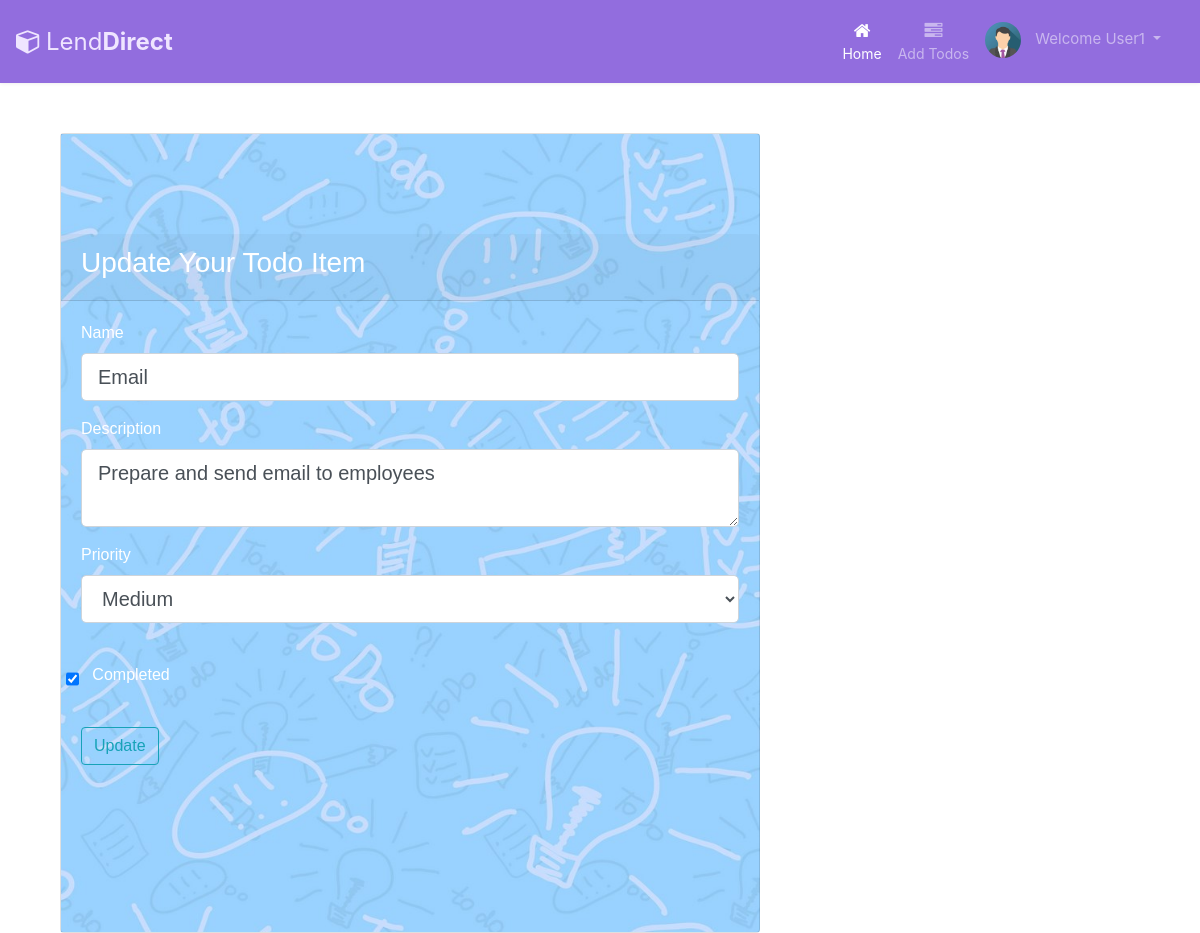
The page /1/update (signed in) on the database its author committed.
### flask_lenddirect/models.py (models this page shows, shortened)
class User(database.Model,UserMixin):
    id = database.Column(database.Integer, primary_key=True)
    userName = database.Column(database.String(20), unique=True, nullable=False)
    emailId = database.Column(database.String(120), unique=True, nullable=False)
    password = database.Column(database.String(60), nullable=False)
    todos = database.relationship('Todos', backref='owner', lazy=True)

class Todos(database.Model):
    id = database.Column(database.Integer, primary_key=True)
    name = database.Column(database.String(100), nullable=False)
    date_created = database.Column(database.DateTime, nullable=False, default=datetime.utcnow)
    description = database.Column(database.Text, nullable=False)
    completed=database.Column(database.Boolean, nullable=False,default=False )
    priority = database.Column(database.String(100),nullable=False)
    user_id = database.Column(database.Integer, database.ForeignKey('user.id'), nullable=False)
    updated_on = database.Column(database.DateTime, onupdate=datetime.utcnow)

### flask_lenddirect/routelinks.py (the view)
@app.route('/<todo_id>/update', methods=['GET', 'POST'])
@login_required
def update(todo_id):
    todo = Todos.query.get_or_404(todo_id)
    if todo.owner != current_user:
        abort(403)
    form = UpdateTaskForm()
    if form.validate_on_submit():
        todo.name = form.name.data
        todo.description = form.description.data
        todo.priority = form.priority.data
        todo.completed = form.completed.data
        database.session.commit()
        flash('Todo updated successfully', 'success')
        return redirect(url_for('getTodo', todo_id=todo.id))
    elif request.method == 'GET':
        form.name.data = todo.name
        form.description.data = todo.description
        form.priority.data = todo.priority
        form.completed.data = todo.completed
    return render_template('update_todos.html', title='Update',
                           form=form)

### flask_lenddirect/forms.py
class UpdateTaskForm(FlaskForm):
    name = StringField('Name',validators=[DataRequired()])
    description = TextAreaField('Description', validators=[DataRequired()])
    priority = SelectField('Priority',
                        choices=priorityChoices,validators=[DataRequired()])
    completed = BooleanField('Completed')
    submit = SubmitField('Update')

### flask_lenddirect/models.py (called while the page is built)
@login_manager.user_loader
def load_user(user_id):
    return User.query.get(int(user_id))

### flask_lenddirect/templates/update_todos.html (shortened to what this page needs)
{% extends "basic.html" %}
{% block content %}
<div class="container">
	<div class="d-flex justify-content-center h-100">
		<div class="card" style="width:100%;margin-top: 50px; background-image: url('/static/bg_todos.jpg'); color: white;
     height: 800px; padding: 100px 0 0 0; "">
			<div class="card-header">
				<h3>Update Your Todo Item</h3>
			</div>
			<div class="card-body">
					<form method="POST" action="">
	            		 <fieldset class="form-group">
	               			   <div class="form-group">
	                    			{{ form.name.label(class="form-control-label") }}
	                   			 	{% if form.name.errors %}
	                        			{{ form.name(class="form-control form-control-lg is-invalid") }}
	                        			<div class="invalid-feedback">
	                            			{% for error in form.name.errors %}
	                               			 	<span>{{ error }}</span>
	                            			{% endfor %}
	                        			</div>
	                    			{% else %}
	                        			{{ form.name(class="form-control form-control-lg") }}
	                    			{% endif %}
	                			</div>
	                			<div class="form-group">
	                   				 {{ form.description.label(class="form-control-label") }}
	                    			 {% if form.description.errors %}
	                        			{{ form.description(class="form-control form-control-lg is-invalid") }}
	                       					 <div class="invalid-feedback">
	                            				{% for error in form.description.errors %}
	                                				<span>{{ error }}</span>
	                            				{% endfor %}
	                        				 </div>
	                    			{% else %}
	                        			{{ form.description(class="form-control form-control-lg") }}
	                    			{% endif %}
	               				</div>
	               				<div class="form-group">
	                   				 {{ form.priority.label(class="form-control-label") }}
	                    			 {% if form.priority.errors %}
	                        			{{ form.priority(class="form-control form-control-lg is-invalid") }}
	                       					 <div class="invalid-feedback">
	                            				{% for error in form.priority.errors %}
	                                				<span>{{ error }}</span>
	                            				{% endfor %}
	                        				 </div>
	                    			{% else %}
	                        			{{ form.priority(class="form-control form-control-lg") }}
	                    			{% endif %}
	               				</div>
	               				<br/>
	               				<div class="form-group">
	               					<div class="row">
	               					{{ form.completed}}
	                   				 &nbsp; &nbsp;{{ form.completed.label }}
	                    			</div>
	               				</div>
					</fieldset>
	            		<div class="form-group">
	                		{{ form.submit(class="btn btn-outline-info") }}
	           			</div>
	           		</form>
			</div>
	</div>
</div>
{% endblock content %}

### flask_lenddirect/templates/basic.html (shortened to what this page needs)
<!DOCTYPE html>
<html>
<head>
    <link rel="stylesheet" href="https://maxcdn.bootstrapcdn.com/bootstrap/4.0.0/css/bootstrap.min.css">
    <link rel="stylesheet" type="text/css" href="/static/style.css">
    <link rel="stylesheet" href="https://maxcdn.bootstrapcdn.com/font-awesome/4.7.0/css/font-awesome.min.css">
</head>
<body>
<nav class="navbar navbar-expand-xl navbar-dark">
	<a class="navbar-brand" style="color:aliceblue"><i class="fa fa-cube"></i>Lend<b>Direct</b></a>
	<div id="navbarCollapse" class="collapse navbar-collapse justify-content-start">
		<div class="navbar-nav ml-auto">
			<a href="{{ url_for('home') }}" class="nav-item nav-link active"><i class="fa fa-home"></i><span>Home</span></a>
			<a href="{{ url_for('addTodo') }}" class="nav-item nav-link"><i class="fa fa-tasks"></i><span>Add Todos</span></a>
			{% if current_user.is_authenticated %}
			<div class="nav-item dropdown">
				<a href="#" data-toggle="dropdown" class="nav-item nav-link dropdown-toggle user-action"><img src="/static/profile.png" class="avatar" alt="Avatar"> Welcome {{current_user.userName}} <b class="caret"></b></a>
			</div>
			{% else %}
			<a href="{{ url_for('login') }}" class="nav-item nav-link"><i class="fa fa-sign-in"></i><span>Login</span></a>
			<a href="{{ url_for('register') }}" class="nav-item nav-link"><i class="fa fa-user"></i><span>Register</span></a>
			{% endif %}
		</div>
	</div>
</nav>
    <main role="main" class="container">
      <div class="row">
        <div class="col-md-8">
			{% block content %}{% endblock %}
		</div>
	  </div>
	</main>
</body>
</html>

### flask_lenddirect/static/style.css (style rules this page uses)
.navbar { color: #fff; background: #926dde !important; padding: 5px 16px; border-radius: 0; border: none; box-shadow: 0 0 4px rgba(0,0,0,.1); }
.navbar img { border-radius: 50%; width: 36px; height: 36px; margin-right: 10px; }
.navbar .navbar-brand { color: #efe5ff !important; padding-left: 0; padding-right: 50px; font-size: 24px; }
.navbar .navbar-brand i { font-size: 25px; margin-right: 5px; }
.navbar .nav-item i { font-size: 18px; }
.navbar .nav-item span { position: relative; top: 3px; }
.navbar .navbar-nav > a { color: #efe5ff; padding: 8px 15px; font-size: 14px; }
.navbar .navbar-nav > a > i { display: block; text-align: center; }
.navbar > a, .navbar > a:hover, .navbar > a:focus { color: #fff; background: none !important; }
.navbar .navbar-nav { padding: 9px 15px; font-size: 15px; }
.card { background-size: cover; background-repeat: no-repeat; height: 100%; font-family: 'Numans', sans-serif; width:20px; }
.container { height: 100%; align-content: center; }
.card { height: 500px; margin-top: auto; margin-bottom: auto; width: 400px; }
.card-header h3 { color: white; }
#completed { right:20px; }

### rows shown on the page
User: userName "User1"
Todos: name "Email", description "Prepare and send email to employees", priority "Medium", completed "☑"
